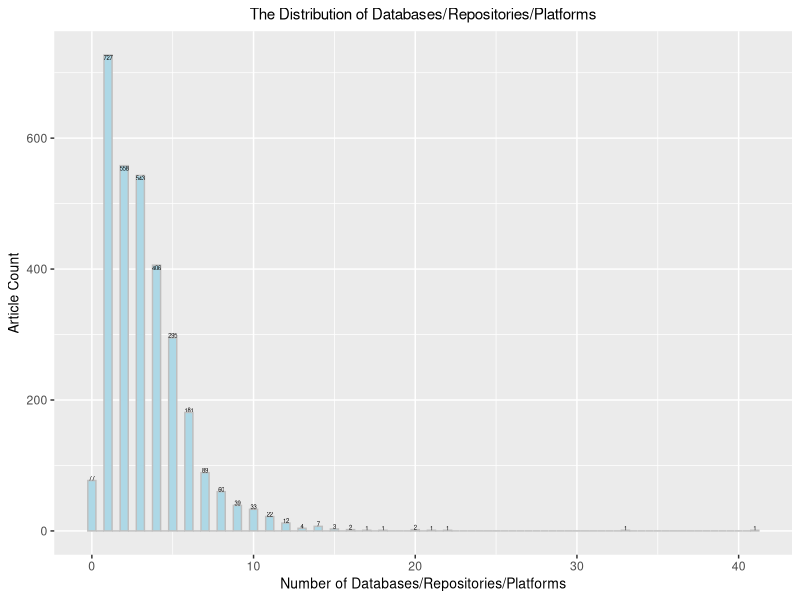
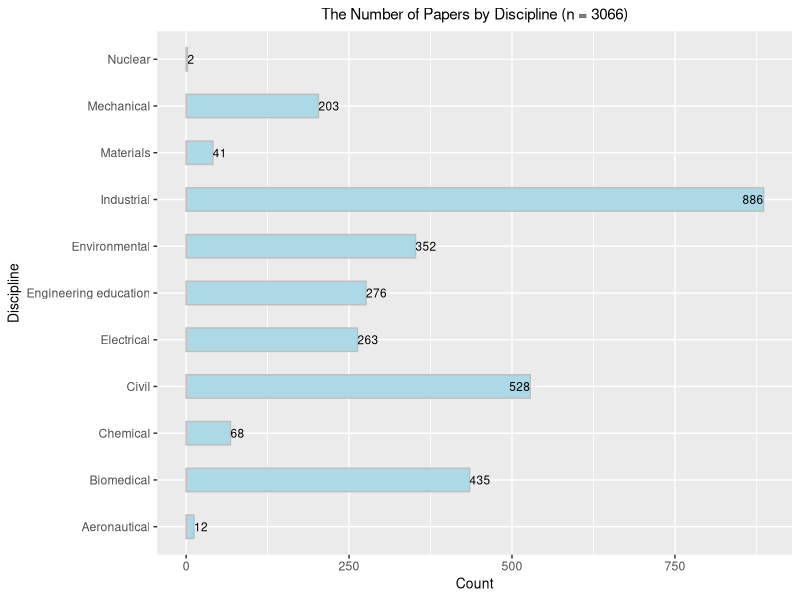
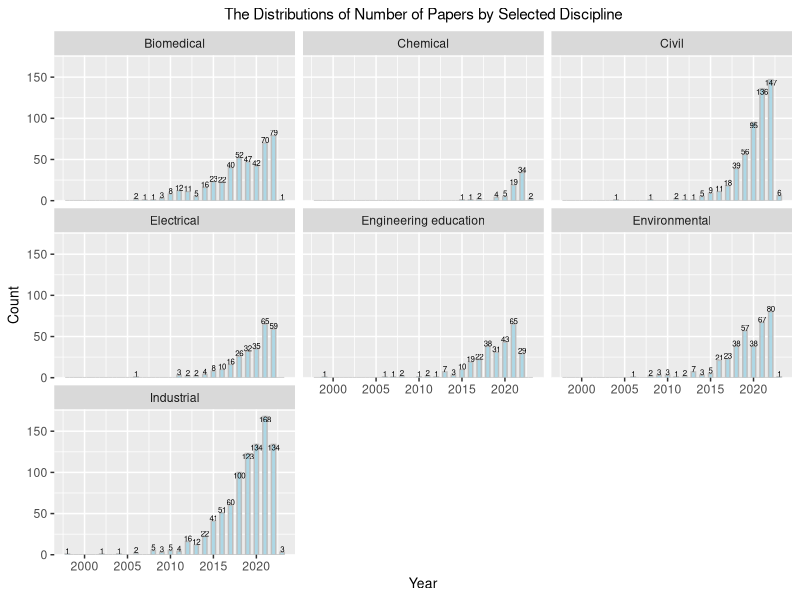
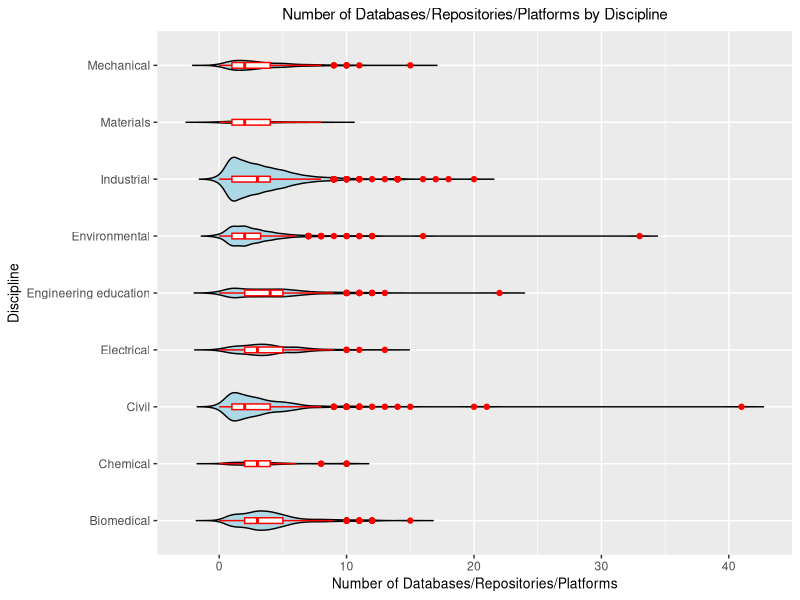
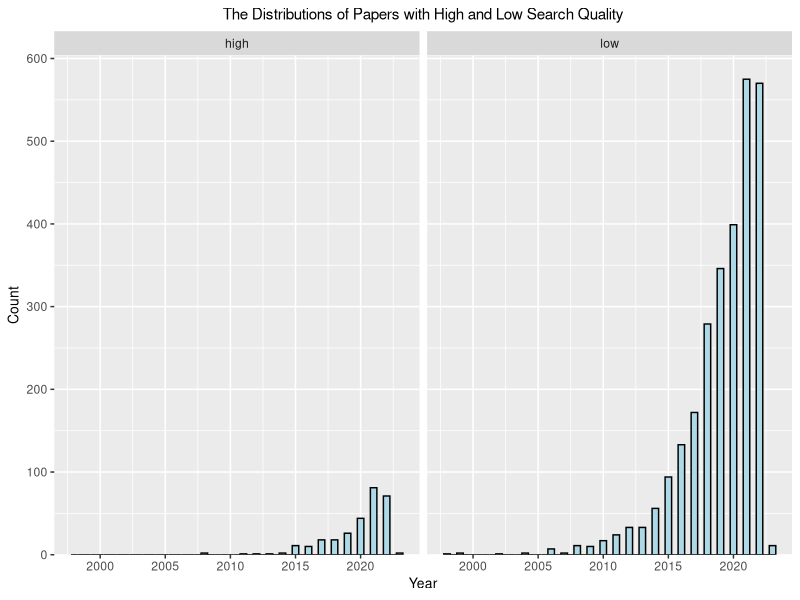
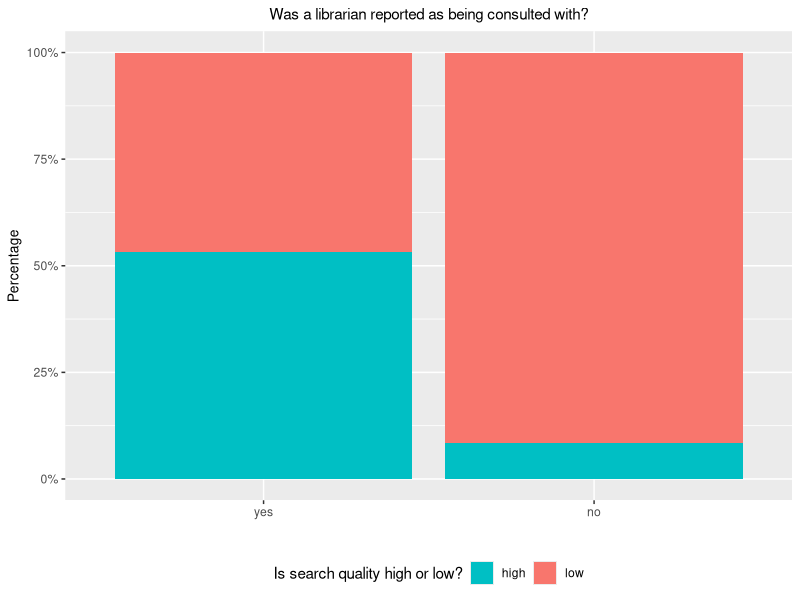

Recreate these plots in R, in order.
## ---- chunk 1
rm(list=ls())
library(tidyverse)
library(ggplot2)
#library(ggrepel)
## ---- chunk 2
dat <- read.csv("DataCleaningFinalNew.csv", encoding="UTF-8")
## ---- chunk 3
ggplot(dat, aes(x=DatabaseCount)) + 
  geom_histogram(binwidth = 0.5, color="grey", fill="lightblue") +
  geom_text(aes(label= ..count..), stat = "count", vjust= "inward", size=1.5)+
  #geom_density(aes(y = ..count..), color="red") +
  ggtitle("The Distribution of Databases/Repositories/Platforms") +
  theme(plot.title = element_text(hjust=0.5, size =11),
        axis.title.x = element_text(size=10),
        axis.title.y = element_text(size=10),) +
  xlab("Number of Databases/Repositories/Platforms") +
  ylab("Article Count")
## ---- chunk 4
ggplot(dat, aes(x=Discipline)) + 
  geom_bar(width = 0.5, color="grey", fill="lightblue") +
  geom_text(aes(label= ..count..), stat = "count", hjust= "inward", size=3)+
  ggtitle("The Number of Papers by Discipline (n = 3066)") +
  theme(plot.title = element_text(hjust=0.5, size =11),
        axis.title.x = element_text(size=10),
        axis.title.y = element_text(size=10)) +
  xlab("Discipline") +
  ylab("Count") +
  coord_flip() 
## ---- chunk 5
ggplot(subset(dat, Discipline %in% c("Biomedical", "Chemical", "Civil",
                                     "Electrical", "Engineering education",
                                     "Environmental", "Industrial") ), aes(x = Year)) +
  geom_histogram(binwidth = 0.5, fill = "lightblue", color="grey") +
  facet_wrap("Discipline") +
   geom_text(aes(label= ..count..), stat = "count", vjust= "inward", size=2)+
  scale_y_continuous(expand = expansion(c(0, 0.05))) +
  ggtitle("The Distributions of Number of Papers by Selected Discipline") +
  theme(plot.title = element_text(hjust=0.5, size =11),
        axis.title.x = element_text(size=10),
        axis.title.y = element_text(size=10))+
  xlab("Year") +
  ylab("Count") 
## ---- chunk 6

ggplot(data = subset(dat, (Discipline != "Nuclear") & (Discipline != "Aeronautical")), aes(DatabaseCount, factor(Discipline))) +
  geom_violin(trim = FALSE, fill = "lightblue", color="black", scale = "count") +
  geom_boxplot(width = 0.1, fill = "white", color="red")+
  ggtitle("Number of Databases/Repositories/Platforms by Discipline") +
  theme(plot.title = element_text(hjust=0.5, size = 11),
        axis.title.x = element_text(size=10),
        axis.title.y = element_text(size=10)) +
  xlab("Number of Databases/Repositories/Platforms") +
  ylab("Discipline")
## ---- chunk 7
ggplot(dat, aes(x = Year)) +
  geom_histogram(binwidth = 0.5, fill = "lightblue", color="black") +
  facet_wrap("SearchQuality") +
  scale_y_continuous(expand = expansion(c(0, 0.05))) +
  ggtitle("The Distributions of Papers with High and Low Search Quality") +
  theme(plot.title = element_text(hjust=0.5, size =11),
        axis.title.x = element_text(size=10),
        axis.title.y = element_text(size=10))+
  xlab("Year") +
  ylab("Count") 
## ---- chunk 8
temp <- data.frame(table(dat$LibrarianConsulted, dat$SearchQuality))
temp$Var2 <- factor(temp$Var2, levels = c("low", "high"))
temp$Var1 <- factor(temp$Var1, levels = c("yes", "no"))

ggplot(temp, aes(fill = Var2, y = Freq, x = Var1)) +
  geom_bar(position = "fill", stat = "identity")+
  ggtitle("Was a librarian reported as being consulted with?") +
  scale_fill_discrete(name="Is search quality high or low?", breaks=c("high", "low"))+
  theme(plot.title = element_text(hjust=0.5, size =11),
        axis.title.x = element_text(size=10),
        axis.title.y = element_text(size=10),
        legend.position = "bottom") +
  xlab("") +
  ylab("Percentage") +
  scale_y_continuous(labels = scales::percent)
